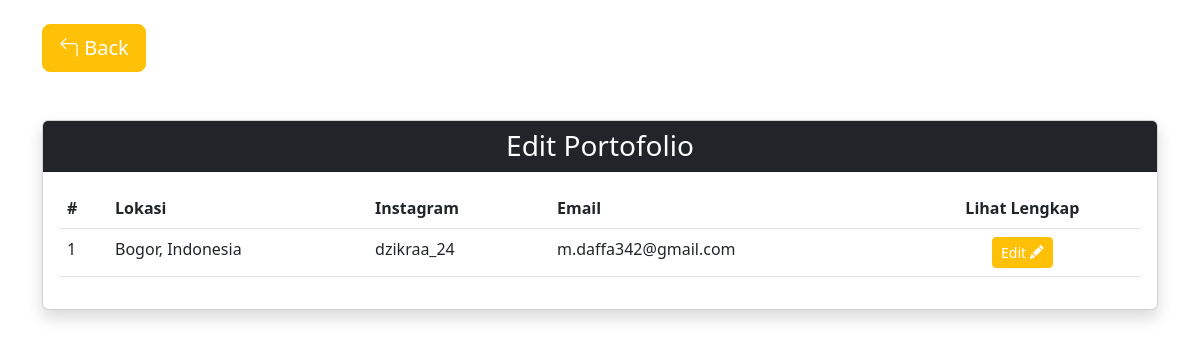
The app's page /admin/detail_author/index.php (signed in) with its own data.
### tables this page shows
CREATE TABLE `author_detail` (
  `author_detail_id` int(11) NOT NULL,
  `author_id` int(11) NOT NULL,
  `short_description` varchar(255) NOT NULL,
  `about` varchar(255) NOT NULL,
  `location` varchar(50) NOT NULL,
  `website_url` varchar(100) NOT NULL,
  `website_domain` varchar(100) NOT NULL,
  `instagram_url` varchar(100) NOT NULL,
  `instagram_id` varchar(100) NOT NULL,
  `email_url` varchar(100) NOT NULL,
  `email_address` varchar(100) NOT NULL
);

### admin/detail_author/index.php (the view, shortened to what this page needs)
<?php
require "../../db.php";
$admins =  $conn->query("SELECT * FROM author_detail");
?>
<!doctype html>
<html lang="en">
<head>
    <link rel="stylesheet" href="../../assets/bootstrap/css/bootstrap.min.css">
    <link rel="stylesheet" href="https://cdn.jsdelivr.net/npm/bootstrap-icons@1.10.5/font/bootstrap-icons.css">
</head>
<body>
<div class="container">
    <a href="../"><button class="btn btn-warning btn-lg text-white mt-4"><i class="bi bi-arrow-90deg-left"></i> Back</button></a>
  </div>
    <div class="container mt-5">
        <div class="row justify-content-center">
            <div class="col-lg-12">
                <div class="card shadow mb-3">
                    <div class="card-header bg-dark">
                        <h3 class="mb-0 text-white text-center">Edit Portofolio</h3>
                    </div>
                    <div class="card-body">
                        <table class=" table table-hover">
                            <thead>
                                <tr>
                                    <th>#</th>
                                    <th>Lokasi</th>
                                    <th>Instagram</th>
                                    <th>Email</th>
                                    <th class="text-center">Lihat Lengkap</th>
                                </tr>
                            </thead>
                            <tbody>
                                <?php $no = 1;
                                foreach ($admins as $admin) { ?>
                                    <tr>
                                        <td><?= $no++ ?></td>
                                        <td><?= $admin['location'] ?></td>
                                        <td><?= $admin['instagram_id'] ?></td>
                                        <td><?= $admin['email_address'] ?></td>
                                        <td class="text-center">
                                            <a href="edit.php?id=<?= $admin['author_detail_id'] ?>" class="btn btn-warning text-white btn-sm">Edit <i class="bi bi-pencil-fill"></i></a>
                                        </td>
                                    </tr>
                                <?php } ?>
                            </tbody>
                        </table>
                    </div>
                </div>
            </div>
        </div>
    </div>
</body>
</html>

### records on screen
author_detail: location "Bogor, Indonesia", instagram "dzikraa_24", email_address "m.daffa342@gmail.com"
